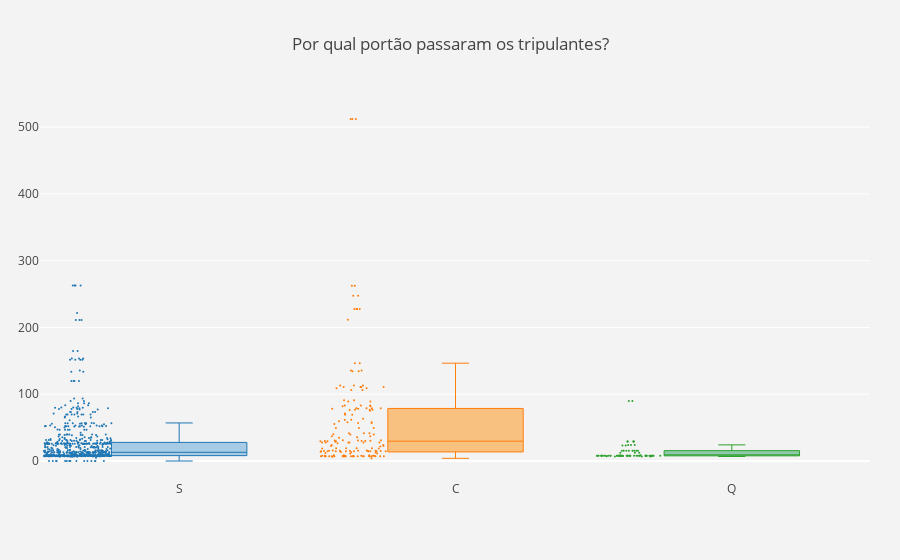

Write notebook code for a chart like this one.
### Markdown cell above
Fonte: https://plot.ly/python/box-plots/

### Code cell
x_data = ['S', 'C', 'Q',]

y0 = df[df['Embarked']=='S'].Fare
y1 = df[df['Embarked']=='C'].Fare
y2 = df[df['Embarked']=='Q'].Fare


y_data = [y0,y1,y2]

colors = ['rgba(93, 164, 214, 0.5)', 'rgba(255, 144, 14, 0.5)', 'rgba(44, 160, 101, 0.5)']

traces = []

for xd, yd, cls in zip(x_data, y_data, colors):
        traces.append(go.Box(
            y=yd,
            name=xd,
            boxpoints='all',
            jitter=0.5,
            whiskerwidth=0.2,
            fillcolor=cls,
            marker=dict(
                size=2,
            ),
            line=dict(width=1),
        ))

layout = go.Layout(
    title='Por qual portão passaram os tripulantes?',
    yaxis=dict(
        autorange=True,
        showgrid=True,
        zeroline=True,
        autotick=True,
        ticks='',
        dtick=5,
        gridcolor='rgb(255, 255, 255)',
        gridwidth=1,
        zerolinecolor='rgb(255, 255, 255)',
        zerolinewidth=2,
    ),
    margin=dict(
        l=40,
        r=30,
        b=80,
        t=100,
    ),
    paper_bgcolor='rgb(243, 243, 243)',
    plot_bgcolor='rgb(243, 243, 243)',
    showlegend=False
)

fig = go.Figure(data=traces, layout=layout)
py.iplot(fig)

### Figure 1 — Plotly figure (JSON) as saved in the notebook; plotly's stock layout.template omitted (floating-point values rounded to 4 significant figures; data arrays with more than 128 entries replaced by an {"elided": "..."} marker saying what was removed)
{"data": [{"boxpoints": "all", "fillcolor": "rgba(93, 164, 214, 0.5)", "jitter": 0.5, "line": {"width": 1}, "marker": {"size": 2}, "name": "S", "type": "box", "whiskerwidth": 0.2, "y": {"elided": "646 float values"}}, {"boxpoints": "all", "fillcolor": "rgba(255, 144, 14, 0.5)", "jitter": 0.5, "line": {"width": 1}, "marker": {"size": 2}, "name": "C", "type": "box", "whiskerwidth": 0.2, "y": {"elided": "168 float values"}}, {"boxpoints": "all", "fillcolor": "rgba(44, 160, 101, 0.5)", "jitter": 0.5, "line": {"width": 1}, "marker": {"size": 2}, "name": "Q", "type": "box", "whiskerwidth": 0.2, "y": [8.458, 29.12, 8.029, 7.879, 7.75, 7.879, 15.5, 7.75, 7.787, 24.15, 7.75, 7.75, 6.75, 7.733, 29.12, 15.5, 15.5, 7.75, 7.75, 7.75, 7.75, 15.5, 90, 7.75, 7.75, 7.75, 29.12, 7.75, 7.75, 7.75, 23.25, 12.35, 12.35, 23.25, 7.879, 7.879, 15.5, 7.75, 7.729, 6.858, 90, 7.733, 7.75, 7.75, 7.725, 7.75, 7.629, 7.75, 24.15, 7.75, 7.829, 7.75, 7.75, 7.75, 15.5, 7.75, 12.35, 7.733, 7.829, 6.75, 15.5, 8.137, 7.733, 7.742, 15.5, 7.737, 7.75, 7.75, 24.15, 7.75, 7.737, 29.12, 7.75, 6.95, 7.75, 29.12, 7.75]}], "layout": {"margin": {"b": 80, "l": 40, "r": 30, "t": 100}, "paper_bgcolor": "rgb(243, 243, 243)", "plot_bgcolor": "rgb(243, 243, 243)", "showlegend": false, "title": "Por qual portão passaram os tripulantes?", "yaxis": {"autorange": true, "autotick": true, "dtick": 5, "gridcolor": "rgb(255, 255, 255)", "gridwidth": 1, "showgrid": true, "ticks": "", "zeroline": true, "zerolinecolor": "rgb(255, 255, 255)", "zerolinewidth": 2}}}
